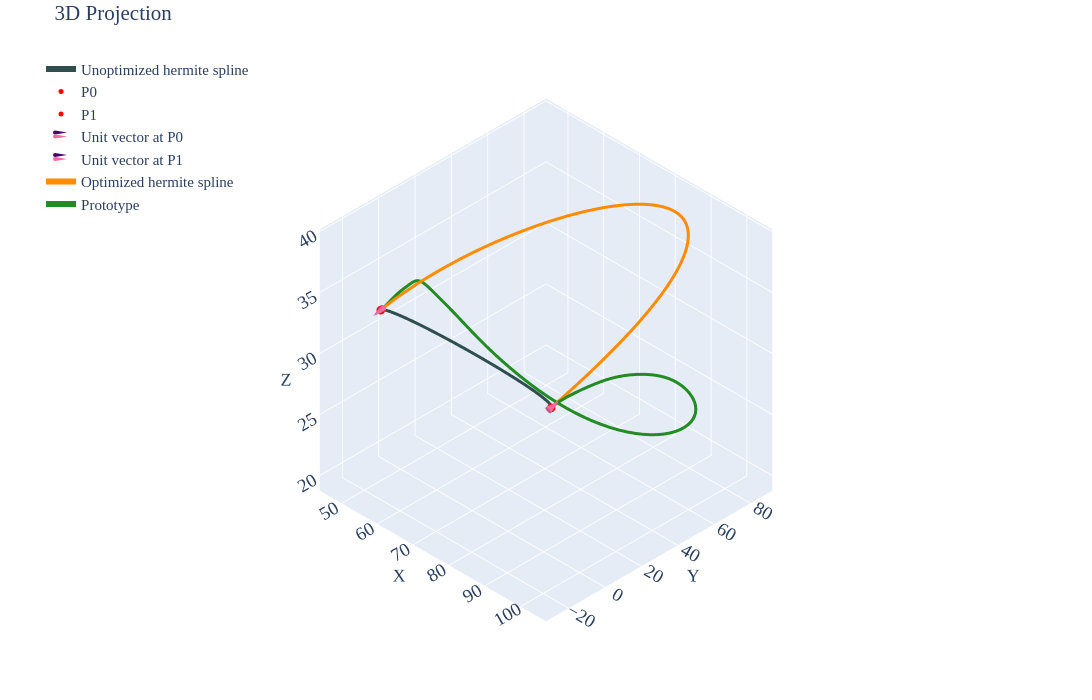

Write notebook code for a chart like this one.
### Markdown cell above
## Case 03

### Code cell
df=pd.read_csv('../data/2810/p1-case3.csv')

prt=df.iloc[10:,2:].reset_index(drop=True)

p0=df.iloc[5,2:].values.astype(float)    # Point0
p1=df.iloc[6,2:].values.astype(float)    # Point1
u0=df.iloc[8,2:].values.astype(float)    # Unit Vector @ Point0
u1=df.iloc[9,2:].values.astype(float)    # Unit Vector @ Point1
m0=df.iloc[2,1]                          # Magnitude for Vector1
m1=df.iloc[3,1]                          # Magnitude for Vector2
u0_init=u0*m0
u1_init=u1*m1
spl=utils.hermite(p0,p1,u0_init,u1_init,num_points=51)

tgt=utils.length(prt.values)             # Target spline length

def obj_fn(mag,prt_pts,p0,p1,u0,u1,n_points=100):
    m0=mag[0]
    m1=mag[1]    
    u0_scld=m0*u0
    u1_scld=m1*u1
    spl=utils.hermite(p0,p1,u0_scld,u1_scld,num_points=n_points)
    dist_err=abs(np.sum((spl-prt_pts)**2))
    return dist_err

def len_up(mag,prt_pts,p0,p1,u0,u1,n_points=100):
    return 2-(utils.length(utils.hermite(p0,p1,mag[0]*u0,mag[1]*u1,num_points=n_points))-utils.length(prt_pts))

def len_lo(mag,prt_pts,p0,p1,u0,u1,n_points=100):
    return 2+(utils.length(utils.hermite(p0,p1,mag[0]*u0,mag[1]*u1,num_points=n_points))-utils.length(prt_pts))

def len_eq(mag,prt_pts,p0,p1,u0,u1,n_points=100):
    return (utils.length(utils.hermite(p0,p1,mag[0]*u0,mag[1]*u1,num_points=n_points))-utils.length(prt_pts))

constraints=[
    {'type':'eq','fun':len_eq,'args':(prt.values,p0,p1,u0,u1)},
    # {'type':'ineq','fun':len_up,'args':(prt.values,p0,p1,u0,u1)},
    # {'type':'ineq','fun':len_lo,'args':(prt.values,p0,p1,u0,u1)}
]

sol=minimize(obj_fn,[1,1],args=(prt.values,p0,p1,u0,u1),method='SLSQP',constraints=constraints)
u0_final=sol.x[0]*u0
u1_final=sol.x[1]*u1
spl=utils.hermite(p0,p1,u0_init,u1_init,num_points=100)
spl_tgt=utils.hermite(p0,p1,u0_final,u1_final,num_points=100)

pd.DataFrame(spl_tgt, columns=['X','Y','Z']).to_csv('../data/2810/p1-case3-opt.csv',index=False)

print(f'Length of the Prototype Spline: {utils.length(prt.values):.5f}')
print(f'Given target spline length: {tgt:.5f}')
print(f'Length of the Hermite Spline: {utils.length(spl.astype(float)):.5f}')
print(f'Achieved Length of the Hermite Spline: {utils.length(spl_tgt.astype(float)):.5f}')
print(f'\nMaximum Distance Deviation: {max(np.linalg.norm(spl_tgt-spl,axis=1)):.4f}')
print(f'Total Distance Deviation: {sum(np.linalg.norm(spl_tgt-spl,axis=1)):.4f}')
print(f'\nComputed Magnitude (M0, M1): {sol.x[0]:.4f}, {sol.x[1]:.4f}')

utils.plotter(spl,p0,p1,u0_init,u1_init,tgt=spl_tgt,prt=prt.values,cne=6,intr='d',tgt_label='Optimized hermite spline')
